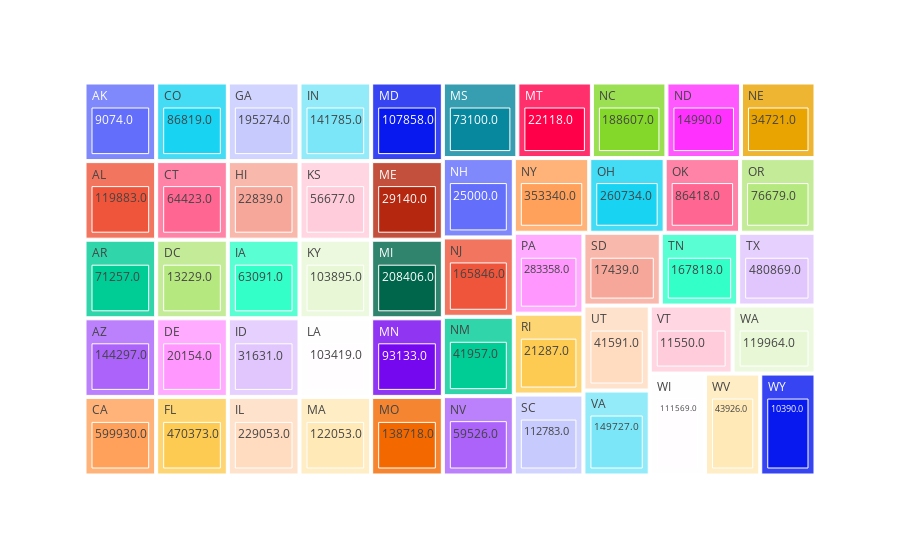

Source (notebook cell):
### Code cell
#Treemap showing state v/s deaths from all causes
fig=px.treemap(sort1, path=['State', "Deaths from All Causes"])
fig.show()

### Figure 1 — Plotly figure (JSON) as saved in the notebook; plotly's stock layout.template omitted (floating-point values rounded to 4 significant figures)
{"data": [{"branchvalues": "total", "domain": {"x": [0, 1], "y": [0, 1]}, "hovertemplate": "labels=%{label}<br>count=%{value}<br>parent=%{parent}<br>id=%{id}<extra></extra>", "ids": ["AK/9074.0", "WY/10390.0", "VT/11550.0", "DC/13229.0", "ND/14990.0", "SD/17439.0", "DE/20154.0", "RI/21287.0", "MT/22118.0", "HI/22839.0", "NH/25000.0", "ME/29140.0", "ID/31631.0", "NE/34721.0", "UT/41591.0", "NM/41957.0", "WV/43926.0", "KS/56677.0", "NV/59526.0", "IA/63091.0", "CT/64423.0", "AR/71257.0", "MS/73100.0", "OR/76679.0", "OK/86418.0", "CO/86819.0", "MN/93133.0", "LA/103419.0", "KY/103895.0", "MD/107858.0", "WI/111569.0", "SC/112783.0", "AL/119883.0", "WA/119964.0", "MA/122053.0", "MO/138718.0", "IN/141785.0", "AZ/144297.0", "VA/149727.0", "NJ/165846.0", "TN/167818.0", "NC/188607.0", "GA/195274.0", "MI/208406.0", "IL/229053.0", "OH/260734.0", "PA/283358.0", "NY/353340.0", "FL/470373.0", "TX/480869.0", "CA/599930.0", "AK", "AL", "AR", "AZ", "CA", "CO", "CT", "DC", "DE", "FL", "GA", "HI", "IA", "ID", "IL", "IN", "KS", "KY", "LA", "MA", "MD", "ME", "MI", "MN", "MO", "MS", "MT", "NC", "ND", "NE", "NH", "NJ", "NM", "NV", "NY", "OH", "OK", "OR", "PA", "RI", "SC", "SD", "TN", "TX", "UT", "VA", "VT", "WA", "WI", "WV", "WY"], "labels": ["9074.0", "10390.0", "11550.0", "13229.0", "14990.0", "17439.0", "20154.0", "21287.0", "22118.0", "22839.0", "25000.0", "29140.0", "31631.0", "34721.0", "41591.0", "41957.0", "43926.0", "56677.0", "59526.0", "63091.0", "64423.0", "71257.0", "73100.0", "76679.0", "86418.0", "86819.0", "93133.0", "103419.0", "103895.0", "107858.0", "111569.0", "112783.0", "119883.0", "119964.0", "122053.0", "138718.0", "141785.0", "144297.0", "149727.0", "165846.0", "167818.0", "188607.0", "195274.0", "208406.0", "229053.0", "260734.0", "283358.0", "353340.0", "470373.0", "480869.0", "599930.0", "AK", "AL", "AR", "AZ", "CA", "CO", "CT", "DC", "DE", "FL", "GA", "HI", "IA", "ID", "IL", "IN", "KS", "KY", "LA", "MA", "MD", "ME", "MI", "MN", "MO", "MS", "MT", "NC", "ND", "NE", "NH", "NJ", "NM", "NV", "NY", "OH", "OK", "OR", "PA", "RI", "SC", "SD", "TN", "TX", "UT", "VA", "VT", "WA", "WI", "WV", "WY"], "name": "", "parents": ["AK", "WY", "VT", "DC", "ND", "SD", "DE", "RI", "MT", "HI", "NH", "ME", "ID", "NE", "UT", "NM", "WV", "KS", "NV", "IA", "CT", "AR", "MS", "OR", "OK", "CO", "MN", "LA", "KY", "MD", "WI", "SC", "AL", "WA", "MA", "MO", "IN", "AZ", "VA", "NJ", "TN", "NC", "GA", "MI", "IL", "OH", "PA", "NY", "FL", "TX", "CA", "", "", "", "", "", "", "", "", "", "", "", "", "", "", "", "", "", "", "", "", "", "", "", "", "", "", "", "", "", "", "", "", "", "", "", "", "", "", "", "", "", "", "", "", "", "", "", "", "", "", ""], "type": "treemap", "values": [1, 1, 1, 1, 1, 1, 1, 1, 1, 1, 1, 1, 1, 1, 1, 1, 1, 1, 1, 1, 1, 1, 1, 1, 1, 1, 1, 1, 1, 1, 1, 1, 1, 1, 1, 1, 1, 1, 1, 1, 1, 1, 1, 1, 1, 1, 1, 1, 1, 1, 1, 1, 1, 1, 1, 1, 1, 1, 1, 1, 1, 1, 1, 1, 1, 1, 1, 1, 1, 1, 1, 1, 1, 1, 1, 1, 1, 1, 1, 1, 1, 1, 1, 1, 1, 1, 1, 1, 1, 1, 1, 1, 1, 1, 1, 1, 1, 1, 1, 1, 1, 1]}], "layout": {"legend": {"tracegroupgap": 0}, "margin": {"t": 60}}}
